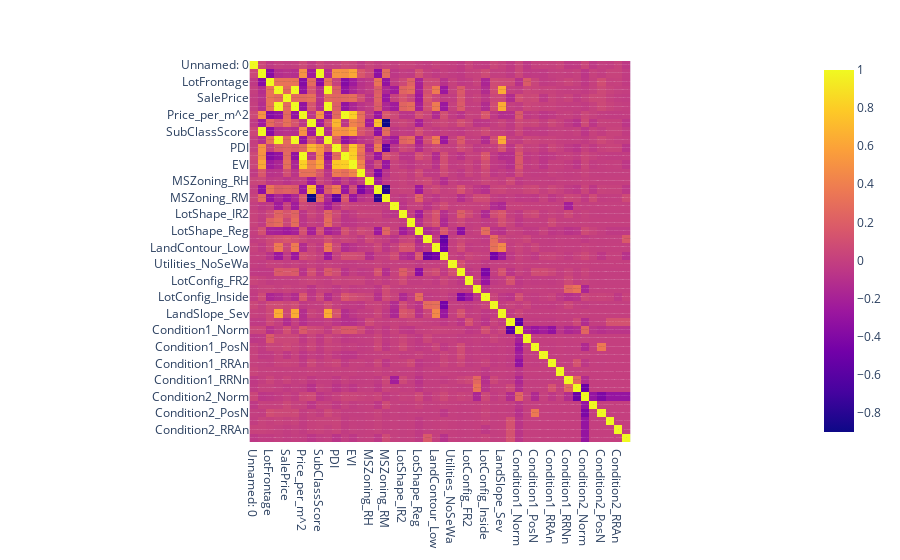

Notebook source saved alongside this figure:
### Code cell
fig = ptx.imshow(correlation, text_auto=True)
fig.show()

### Figure 1 — Plotly figure (JSON) as saved in the notebook; plotly's stock layout.template omitted (floating-point values rounded to 4 significant figures; data arrays with more than 128 entries replaced by an {"elided": "..."} marker saying what was removed)
{"data": [{"coloraxis": "coloraxis", "hovertemplate": "x: %{x}<br>y: %{y}<br>color: %{z}<extra></extra>", "name": "0", "texttemplate": "%{z}", "type": "heatmap", "x": ["Unnamed: 0", "MSSubClass", "LotFrontage", "LotArea", "SalePrice", "LotArea_m^2", "Price_per_m^2", "ZoningScore", "SubClassScore", "LotAreaNorm", "PDI", "Price_per_m^2_norm", "EVI", "MSZoning_FV", "MSZoning_RH", "MSZoning_RL", "MSZoning_RM", "Street_Pave", "LotShape_IR2", "LotShape_IR3", "LotShape_Reg", "LandContour_HLS", "LandContour_Low", "LandContour_Lvl", "Utilities_NoSeWa", "LotConfig_CulDSac", "LotConfig_FR2", "LotConfig_FR3", "LotConfig_Inside", "LandSlope_Mod", "LandSlope_Sev", "Condition1_Feedr", "Condition1_Norm", "Condition1_PosA", "Condition1_PosN", "Condition1_RRAe", "Condition1_RRAn", "Condition1_RRNe", "Condition1_RRNn", "Condition2_Feedr", "Condition2_Norm", "Condition2_PosA", "Condition2_PosN", "Condition2_RRAe", "Condition2_RRAn", "Condition2_RRNn"], "xaxis": "x", "y": ["Unnamed: 0", "MSSubClass", "LotFrontage", "LotArea", "SalePrice", "LotArea_m^2", "Price_per_m^2", "ZoningScore", "SubClassScore", "LotAreaNorm", "PDI", "Price_per_m^2_norm", "EVI", "MSZoning_FV", "MSZoning_RH", "MSZoning_RL", "MSZoning_RM", "Street_Pave", "LotShape_IR2", "LotShape_IR3", "LotShape_Reg", "LandContour_HLS", "LandContour_Low", "LandContour_Lvl", "Utilities_NoSeWa", "LotConfig_CulDSac", "LotConfig_FR2", "LotConfig_FR3", "LotConfig_Inside", "LandSlope_Mod", "LandSlope_Sev", "Condition1_Feedr", "Condition1_Norm", "Condition1_PosA", "Condition1_PosN", "Condition1_RRAe", "Condition1_RRAn", "Condition1_RRNe", "Condition1_RRNn", "Condition2_Feedr", "Condition2_Norm", "Condition2_PosA", "Condition2_PosN", "Condition2_RRAe", "Condition2_RRAn", "Condition2_RRNn"], "yaxis": "y", "z": {"elided": "46x46 float values"}}], "layout": {"coloraxis": {"colorscale": [[0, "#0d0887"], [0.1111, "#46039f"], [0.2222, "#7201a8"], [0.3333, "#9c179e"], [0.4444, "#bd3786"], [0.5556, "#d8576b"], [0.6667, "#ed7953"], [0.7778, "#fb9f3a"], [0.8889, "#fdca26"], [1, "#f0f921"]]}, "margin": {"t": 60}, "xaxis": {"anchor": "y", "constrain": "domain", "domain": [0, 1], "scaleanchor": "y"}, "yaxis": {"anchor": "x", "autorange": "reversed", "constrain": "domain", "domain": [0, 1]}}}
